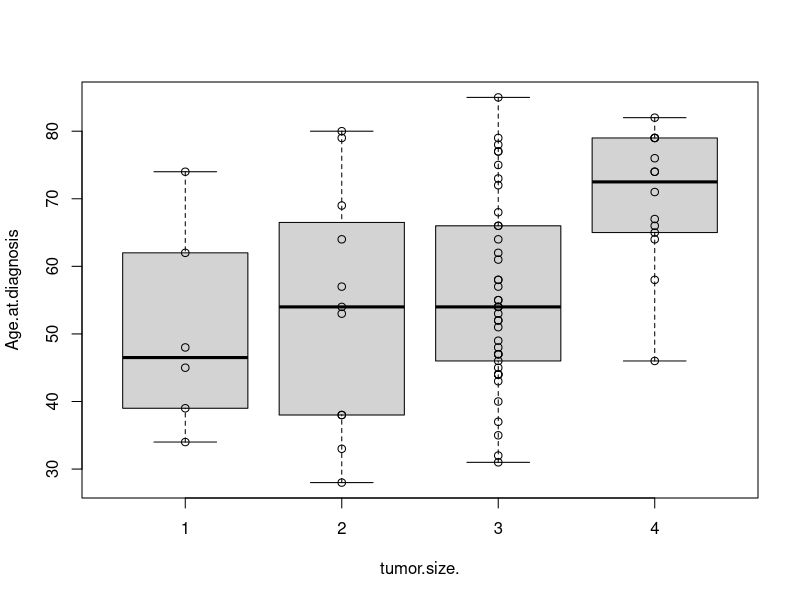
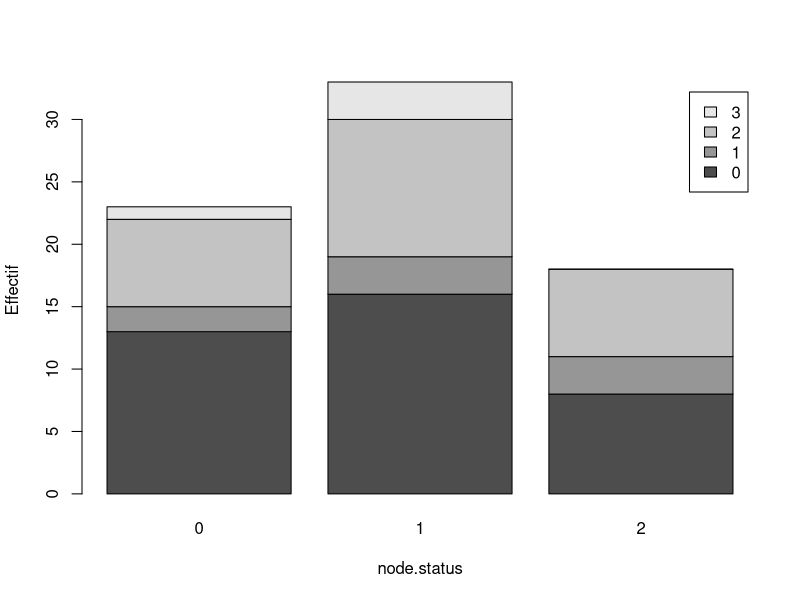
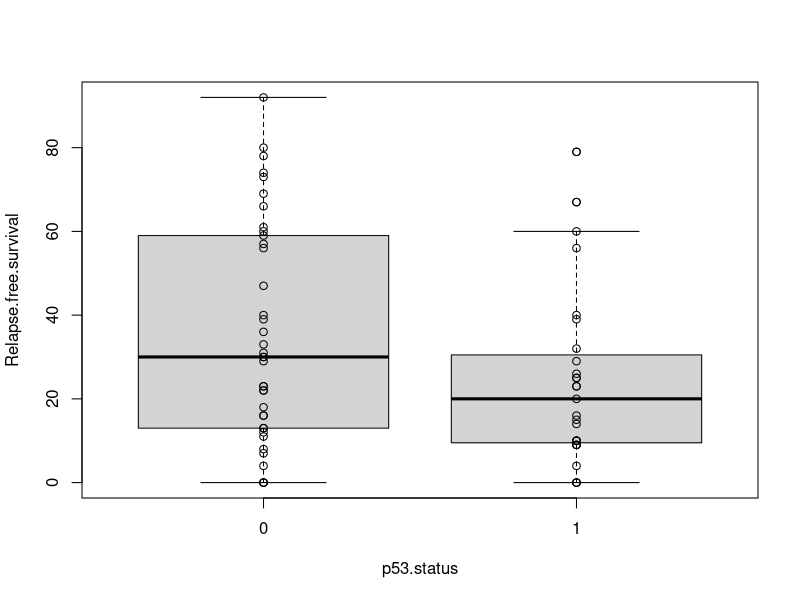
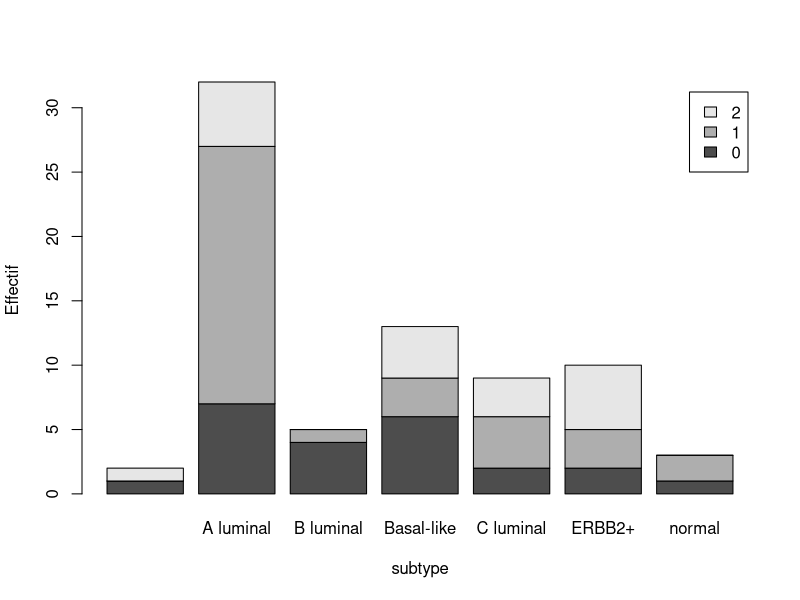
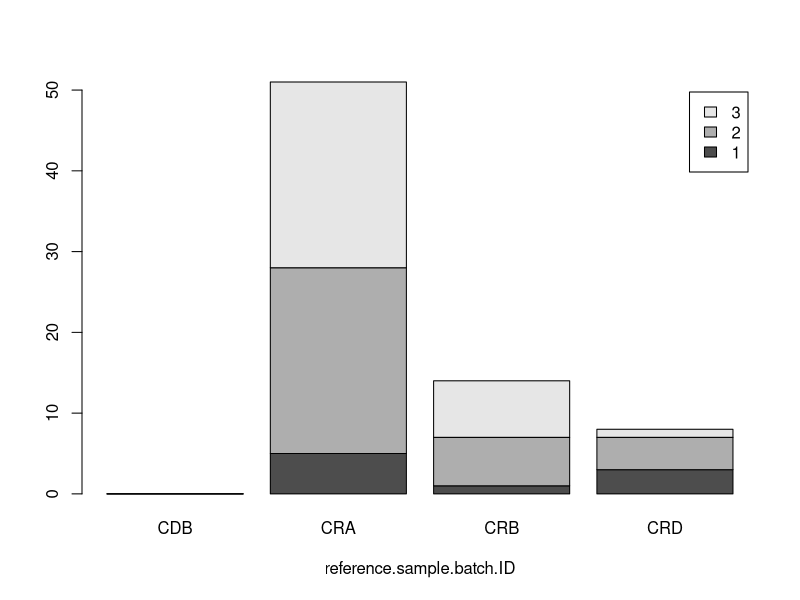

Write the R code that produced these figures, in order. (Note: this script raises an error after producing the figures.)
clinical = read.csv("ClinicalData_82patients.csv", header=T, row.name=1)
str(clinical)

###(tumor size et Age at diagnosis)
clinical [ , c("tumor.size.", "Age.at.diagnosis") ]
boxplot( clinical$Age.at.diagnosis ~ as.factor(clinical$tumor.size.), xlab="tumor.size.", ylab="Age.at.diagnosis" )
points( clinical$Age.at.diagnosis ~ as.factor(clinical$tumor.size.) )
pairwise.t.test( clinical$Age.at.diagnosis, clinical$tumor.size. )

###(status et node status)
#table(clinical$Status)
#table(clinical$node.status)
table(node.status=clinical$node.status, Status=clinical$Status)
barplot( t(table(clinical$node.status, clinical$Status)), legend=T, xlab="node.status", ylab="Effectif" )
chisq.test( table(clinical$node.status, clinical$Status) )
fisher.test( table(clinical$node.status, clinical$Status) )

###(p53 status et relapse free survival)
clinical [ , c("p53.status", "Relapse.free.survival")]
boxplot( clinical$Relapse.free.survival ~ as.factor(clinical$p53.status), xlab="p53.status", ylab="Relapse.free.survival" )
points( clinical$Relapse.free.survival ~ as.factor(clinical$p53.status) )
pairwise.t.test( clinical$Relapse.free.survival, clinical$p53.status)

###(subtype et node status)
#table(clinical$subtype)
#table(clinical$node.status)
table(node.status=clinical$node.status, subtype=clinical$subtype)
barplot( table(clinical$node.status, clinical$subtype), legend=T, xlab="subtype", ylab="Effectif")
chisq.test( table(clinical$node.status, clinical$subtype) )
fisher.test( table(clinical$node.status, clinical$subtype) )

###(reference sample batch ID et grade)
#table(clinical$reference.sample.batch.ID)
#table(clinical$Grade)
table(Grade=clinical$Grade, Ref=clinical$reference.sample.batch.ID)
barplot( table(clinical$Grade, clinical$reference.sample.batch.ID), legend=T, xlab="reference.sample.batch.ID")
chisq.test( table(clinical$Grade[ clinical$reference.sample.batch.ID !="CDB" ], droplevels(clinical$reference.sample.batch.ID[ clinical$reference.sample.batch.ID !="CDB" ])) )
fisher.test( table(clinical$Grade[ clinical$reference.sample.batch.ID !="CDB" ], droplevels(clinical$reference.sample.batch.ID[ clinical$reference.sample.batch.ID !="CDB" ])) )

###(histology et p53 status)
table(Histo=clinical$Histology, p53=clinical$p53.status)
barplot( t(table(clinical$Histology, clinical$p53.status)), legend=T, xlab="Histology", ylab="Effectif")
chisq.test( table(droplevels(clinical$Histology[ clinical$Histology!="Fibroadenoma" & clinical$Histology!="Normal breast" ]), clinical$p53.status[ clinical$Histology!="Fibroadenoma" & clinical$Histology!="Normal breast" ]) )
fisher.test( table(droplevels(clinical$Histology[ clinical$Histology!="Fibroadenoma" & clinical$Histology!="Normal breast" ]), clinical$p53.status[ clinical$Histology!="Fibroadenoma" & clinical$Histology!="Normal breast" ]) )
